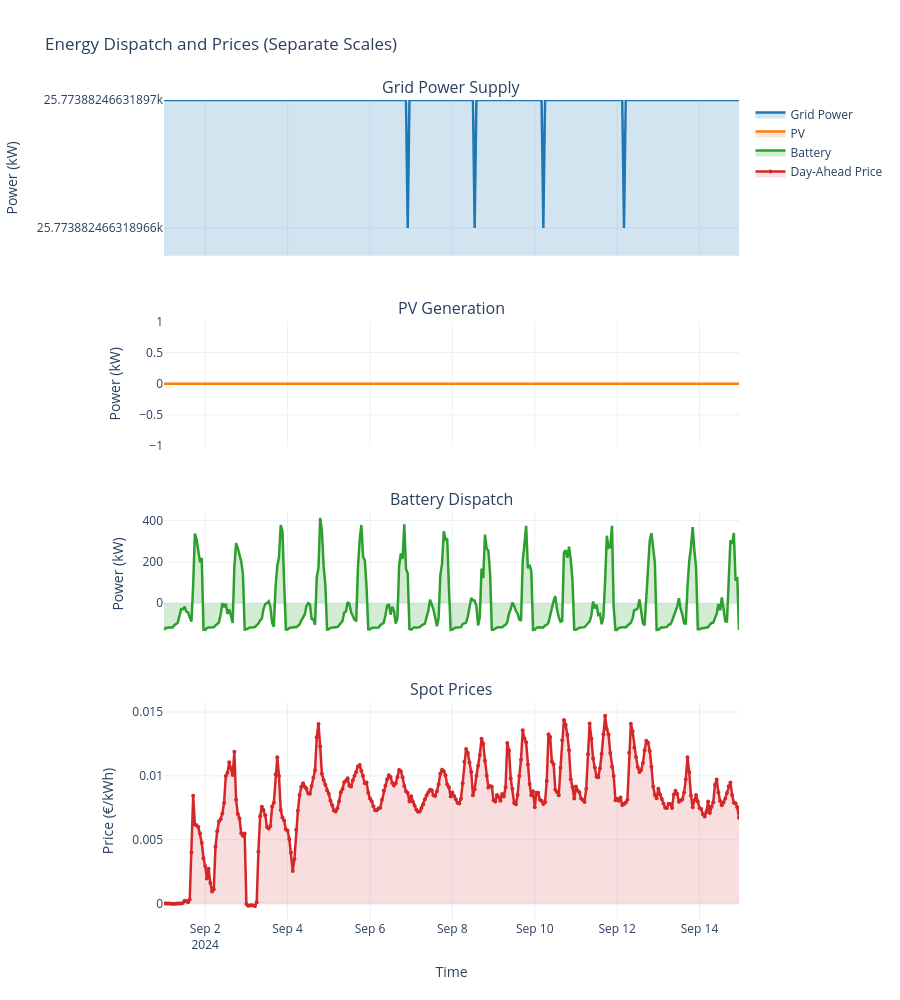

Here is the notebook cell this chart was saved with:
### Code cell
# ===== Improved Plot with Better Visibility =====
# Create a multi-row layout with separate scales for each component
fig_improved = make_subplots(
    rows=4, cols=1,
    shared_xaxes=True,
    subplot_titles=("Grid Power Supply", "PV Generation", "Battery Dispatch", "Spot Prices"),
    row_heights=[0.25, 0.2, 0.2, 0.35],
    vertical_spacing=0.08,
    specs=[[{}], [{}], [{}], [{}]]
)

# === Row 1: Grid Power (zoomed to actual range to show variations) ===
fig_improved.add_trace(
    go.Scatter(
        x=timesteps,
        y=grid_power,
        name="Grid Power",
        mode='lines',
        line=dict(color='#1f77b4', width=2.5),
        fill='tozeroy',
        fillcolor='rgba(31, 119, 180, 0.2)',
        hovertemplate='<b>%{x}</b><br>Grid Power: %{y:.1f} kW<extra></extra>'
    ),
    row=1, col=1
)

# === Row 2: PV Generation (smaller scale) ===
fig_improved.add_trace(
    go.Scatter(
        x=timesteps,
        y=pv_dispatch,
        name="PV",
        mode='lines',
        line=dict(color='#ff7f0e', width=2.5),
        fill='tozeroy',
        fillcolor='rgba(255, 127, 14, 0.2)',
        hovertemplate='<b>%{x}</b><br>PV: %{y:.1f} kW<extra></extra>'
    ),
    row=2, col=1
)

# === Row 3: Battery (can be positive or negative) ===
# Add a zero line for reference
fig_improved.add_hline(y=0, line_dash="dash", line_color="gray", opacity=0.5, row=3, col=1)

fig_improved.add_trace(
    go.Scatter(
        x=timesteps,
        y=battery_dispatch,
        name="Battery",
        mode='lines',
        line=dict(color='#2ca02c', width=2.5),
        fill='tozeroy',
        fillcolor='rgba(44, 160, 44, 0.2)',
        hovertemplate='<b>%{x}</b><br>Battery: %{y:.1f} kW<extra></extra>'
    ),
    row=3, col=1
)

# === Row 4: Prices ===
if day_ahead_prices_corrected is not None:
    fig_improved.add_trace(
        go.Scatter(
            x=timesteps,
            y=day_ahead_prices_corrected,
            name="Day-Ahead Price",
            mode='lines+markers',
            line=dict(color='#d62728', width=2.5),
            marker=dict(size=4, color='#d62728'),
            fill='tozeroy',
            fillcolor='rgba(214, 39, 40, 0.15)',
            hovertemplate='<b>%{x}</b><br>Price: €%{y:.3f}/kWh<extra></extra>'
        ),
        row=4, col=1
    )

# Update y-axes labels and ranges
fig_improved.update_yaxes(title_text="Power (kW)", row=1, col=1)
fig_improved.update_yaxes(title_text="Power (kW)", row=2, col=1)
fig_improved.update_yaxes(title_text="Power (kW)", row=3, col=1)
if day_ahead_prices_corrected is not None:
    fig_improved.update_yaxes(title_text="Price (€/kWh)", row=4, col=1)

# Set appropriate y-axis range for grid power to show small variations
grid_power_min = grid_power.min()
grid_power_max = grid_power.max()
grid_power_margin = (grid_power_max - grid_power_min) * 0.1  # 10% margin
fig_improved.update_yaxes(
    range=[grid_power_min - grid_power_margin, grid_power_max + grid_power_margin],
    row=1, col=1
)

fig_improved.update_xaxes(title_text="Time", row=4, col=1)

fig_improved.update_layout(
    title="Energy Dispatch and Prices (Separate Scales)",
    height=1000,
    hovermode='x unified',
    showlegend=True,
    template='plotly_white'
)

fig_improved.show()

print(f"\n✓ Improved visualization created with separate scales:")
print(f"  Grid Power range: {grid_power_min:.0f} - {grid_power_max:.0f} kW (zoomed to show variations)")
print(f"  PV scale: 0 - {pv_dispatch.max():.0f} kW")
print(f"  Battery scale: {battery_dispatch.min():.0f} - {battery_dispatch.max():.0f} kW")

### Figure 1 — Plotly figure (JSON) as saved in the notebook; plotly's stock layout.template omitted (floating-point values rounded to 4 significant figures; data arrays with more than 128 entries replaced by an {"elided": "..."} marker saying what was removed)
{"data": [{"fill": "tozeroy", "fillcolor": "rgba(31, 119, 180, 0.2)", "hovertemplate": "<b>%{x}</b><br>Grid Power: %{y:.1f} kW<extra></extra>", "line": {"color": "#1f77b4", "width": 2.5}, "mode": "lines", "name": "Grid Power", "type": "scatter", "x": {"elided": "336 str values"}, "xaxis": "x", "y": {"elided": "336 float values"}, "yaxis": "y"}, {"fill": "tozeroy", "fillcolor": "rgba(255, 127, 14, 0.2)", "hovertemplate": "<b>%{x}</b><br>PV: %{y:.1f} kW<extra></extra>", "line": {"color": "#ff7f0e", "width": 2.5}, "mode": "lines", "name": "PV", "type": "scatter", "x": {"elided": "336 str values"}, "xaxis": "x2", "y": {"elided": "1008 float values"}, "yaxis": "y2"}, {"fill": "tozeroy", "fillcolor": "rgba(44, 160, 44, 0.2)", "hovertemplate": "<b>%{x}</b><br>Battery: %{y:.1f} kW<extra></extra>", "line": {"color": "#2ca02c", "width": 2.5}, "mode": "lines", "name": "Battery", "type": "scatter", "x": {"elided": "336 str values"}, "xaxis": "x3", "y": {"elided": "336 float values"}, "yaxis": "y3"}, {"fill": "tozeroy", "fillcolor": "rgba(214, 39, 40, 0.15)", "hovertemplate": "<b>%{x}</b><br>Price: €%{y:.3f}/kWh<extra></extra>", "line": {"color": "#d62728", "width": 2.5}, "marker": {"color": "#d62728", "size": 4}, "mode": "lines+markers", "name": "Day-Ahead Price", "type": "scatter", "x": {"elided": "336 str values"}, "xaxis": "x4", "y": {"elided": "336 float values"}, "yaxis": "y4"}], "layout": {"annotations": [{"font": {"size": 16}, "showarrow": false, "text": "Grid Power Supply", "x": 0.5, "xanchor": "center", "xref": "paper", "y": 1, "yanchor": "bottom", "yref": "paper"}, {"font": {"size": 16}, "showarrow": false, "text": "PV Generation", "x": 0.5, "xanchor": "center", "xref": "paper", "y": 0.73, "yanchor": "bottom", "yref": "paper"}, {"font": {"size": 16}, "showarrow": false, "text": "Battery Dispatch", "x": 0.5, "xanchor": "center", "xref": "paper", "y": 0.498, "yanchor": "bottom", "yref": "paper"}, {"font": {"size": 16}, "showarrow": false, "text": "Spot Prices", "x": 0.5, "xanchor": "center", "xref": "paper", "y": 0.266, "yanchor": "bottom", "yref": "paper"}], "height": 1000, "hovermode": "x unified", "showlegend": true, "title": {"text": "Energy Dispatch and Prices (Separate Scales)"}, "xaxis": {"anchor": "y", "domain": [0, 1], "matches": "x4", "showticklabels": false}, "xaxis2": {"anchor": "y2", "domain": [0, 1], "matches": "x4", "showticklabels": false}, "xaxis3": {"anchor": "y3", "domain": [0, 1], "matches": "x4", "showticklabels": false}, "xaxis4": {"anchor": "y4", "domain": [0, 1], "title": {"text": "Time"}}, "yaxis": {"anchor": "x", "domain": [0.81, 1], "range": [25770.0, 25770.0], "title": {"text": "Power (kW)"}}, "yaxis2": {"anchor": "x2", "domain": [0.578, 0.73], "title": {"text": "Power (kW)"}}, "yaxis3": {"anchor": "x3", "domain": [0.346, 0.498], "title": {"text": "Power (kW)"}}, "yaxis4": {"anchor": "x4", "domain": [0, 0.266], "title": {"text": "Price (€/kWh)"}}}}
